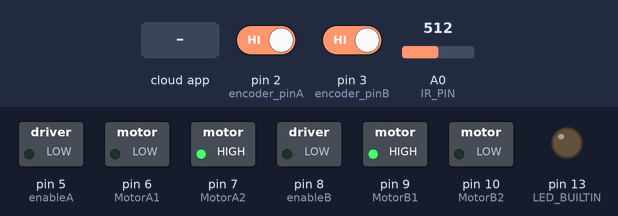
Bench run of a sketch on a simulated Arduino Mega 2560, built with avr-gcc and run on an emulated ATmega2560. Shown: switched loads named in the sketch (green lamp = pin HIGH), output pins drawn as LEDs (lit = HIGH). Inputs (shaded band) come from the test bench; at power-on: pin 2 (encoder_pinA) HIGH, pin 3 (encoder_pinB) HIGH, A0 (IR_PIN) = 512. The ROS host is connected and sends only what is stated.

Above: at 1.2 s.
1.3 s: the phone or cloud app sets set_left_speed to 0
At 1.9 s:
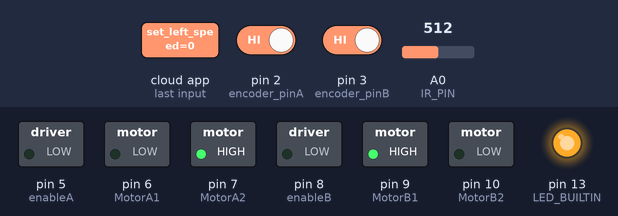
2.8 s: the phone or cloud app sets set_right_speed to 45
At 3.3 s:
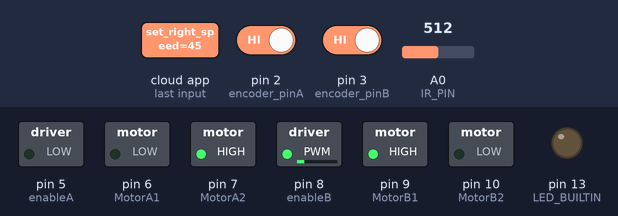
4.3 s: the phone or cloud app sets set_left_speed to 45
At 4.7 s:
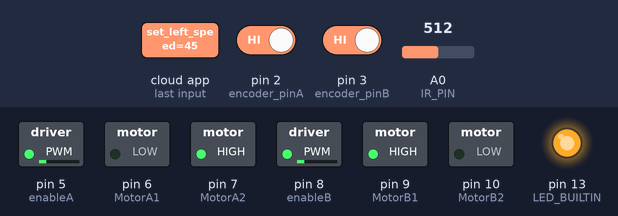
5.8 s: the phone or cloud app sets set_right_speed to 0
At 6.1 s:
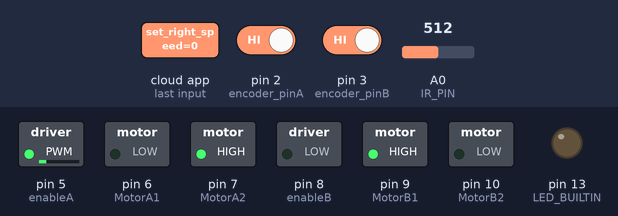
7.3 s: the phone or cloud app sets set_left_speed to 90
At 8.0 s:
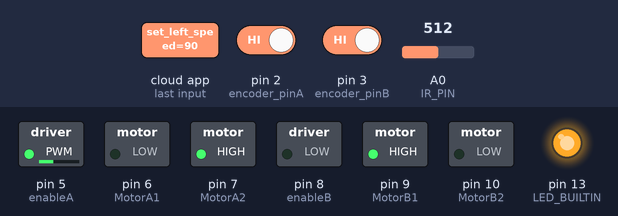
8.8 s: the phone or cloud app sets set_right_speed to 90
At 9.4 s:
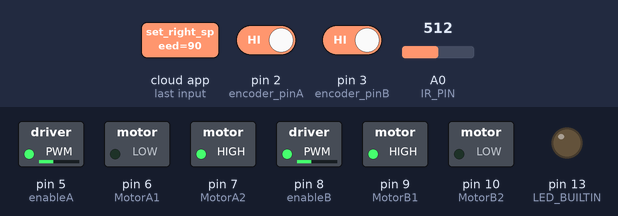
Timing chart, 0 to 11.3 s (numbered marks = the images above; inputs shaded):
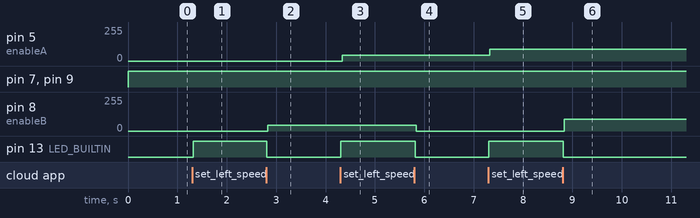

The sketch:

final_code.ino
```cpp
//Name: robot_firmware

//Author: Lentin Joseph

//ROS Arduino code publishing sensor data and subscribing to motor commands


#include <ros.h>
#include <std_msgs/Int32.h>
#include <std_msgs/Bool.h>

#include <std_msgs/Float32.h>


////////////////////////////////////////////////////////////////////////////////
//Motor, Encoder and IR sensor pin definition

int encoder_pinA = 2;
int encoder_pinB = 3;

volatile int pulses1 = 0;
volatile int pulses2 = 0;

#define IR_PIN A0

//Motor A
int enableA = 5;
int MotorA1 = 6;
int MotorA2 = 7;

//Motor B
int enableB = 8;
int MotorB1 = 9;
int MotorB2 = 10;

/////////////////////////////////////////////////////////////////////////////////////

//ROS Node handle
ros::NodeHandle  nh;
//Left and right speed
int r_speed = 0, l_speed = 0;

//Direction flag for encoder
int left_direction = 1;
int right_direction = 1;


/////////////////////////////////////////////////////////////////////////////////////////////////////////

void left_speed_cb(const std_msgs::Int32& msg)  // cmd_vel callback function definition
{

   digitalWrite(LED_BUILTIN, HIGH-digitalRead(LED_BUILTIN));   // blink the led
   l_speed = msg.data;

}


void right_speed_cb(const std_msgs::Int32& msg)  // cmd_vel callback function definition
{
   digitalWrite(LED_BUILTIN, HIGH-digitalRead(LED_BUILTIN));   // blink the led
   r_speed = msg.data;

}

void reset_cb(const std_msgs::Bool& msg)
{

    l_speed = 0;
    r_speed = 0;

    pulses1 = 0;
    pulses2 = 0;


}

////////////////////////////////////////////////////////////////////////////////////////////////
//Mapping function one range to another range

float mapFloat(float value, float fromLow, float fromHigh, float toLow, float toHigh) {
  return (value - fromLow) * (toHigh - toLow) / (fromHigh - fromLow) + toLow;
}


////////////////////////////////////////////////////////////////////////////////////////////////
//Publisher for Left and Right encoder

std_msgs::Int32 l_encoder_msg;
ros::Publisher l_enc_pub("left_ticks", &l_encoder_msg);

std_msgs::Int32 r_encoder_msg;
ros::Publisher r_enc_pub("right_ticks", &r_encoder_msg);

//Sharp distance publisher

std_msgs::Float32 sharp_msg;
ros::Publisher sharp_distance_pub("obstacle_distance", &sharp_msg);

//Subscribers for left and right speed

ros::Subscriber<std_msgs::Int32> left_speed_sub("set_left_speed",&left_speed_cb);  // creation of subscriber object sub for recieving the cmd_vel
ros::Subscriber<std_msgs::Int32> right_speed_sub("set_right_speed",&right_speed_cb);  // creation of subscriber object sub for recieving the cmd_vel
ros::Subscriber<std_msgs::Bool> reset_sub("reset",&reset_cb);  // creation of subscriber object sub for recieving the cmd_vel


////////////////////////////////////////////////////////////////////////////////////////////////


// The value will quickly become too large for an int to store
unsigned long previousMillis = 0;

// Loop frequency: 100 ms
const long interval = 50;


//////////////////////////////////////////////////////////////////////////////////////////////////////
//ISR for two encoders

void counter1(){

        pulses1 = pulses1 + left_direction;

}

void counter2(){

        pulses2 = pulses2 + right_direction;

}

/////////////////////////////////////////////////////////////////////////////////////////////////////////////////////
//Setting encoder pins as interrupts

void setup_wheelencoder()
{

   pinMode(encoder_pinA, INPUT);
   attachInterrupt(digitalPinToInterrupt (encoder_pinA), counter1, RISING);
   pulses1 = 0;
   pinMode(encoder_pinB, INPUT);
   attachInterrupt(digitalPinToInterrupt (encoder_pinB), counter2, RISING);
   pulses2 = 0;

}

////////////////////////////////////////////////////////////////////////////////////////////////////////////////////////
//Read IR values and publish

void update_IR()
{

  float volts = analogRead(IR_PIN)*0.0048828125;  // value from sensor * (5/1024)
  float distance = 13*pow(volts, -1); // worked out from datasheet graph

  sharp_msg.data = distance;
  sharp_distance_pub.publish(&sharp_msg);

}

////////////////////////////////////////////////////////////////////////////////////////////////////////////////////////

void update_Motor()
{

  //If left speed is greater than zero
  if(l_speed >= 0)
  {
    digitalWrite (MotorA1, LOW);
    digitalWrite (MotorA2, HIGH);

    analogWrite(enableA,abs(l_speed));

    left_direction = 1;

  }
  else
  {

    digitalWrite (MotorA1, HIGH);
    digitalWrite (MotorA2, LOW);

    analogWrite(enableA,abs(l_speed));

    left_direction = -1;


  }

  if(r_speed >= 0)
  {

    digitalWrite (MotorB1, HIGH);
    digitalWrite (MotorB2, LOW);
    analogWrite(enableB,abs(r_speed));

    right_direction = 1;


  }
  else
  {

    digitalWrite (MotorB1, LOW);
    digitalWrite (MotorB2, HIGH);
    analogWrite(enableB,abs(r_speed));

    right_direction = -1;


  }


}

void setup()
{
  //Setting Serial1 and bluetooth as default serial port for communication via Bluetooth

  nh.getHardware()->setPort(&Serial1);
  nh.getHardware()->setBaud(9600);

  pinMode (enableA, OUTPUT);
  pinMode (MotorA1, OUTPUT);
  pinMode (MotorA2, OUTPUT);

  pinMode (enableB, OUTPUT);
  pinMode (MotorB1, OUTPUT);
  pinMode (MotorB2, OUTPUT);

  pinMode(LED_BUILTIN, OUTPUT);

  //Setup wheel encoders
  setup_wheelencoder();

  //Initialize ROS node
  nh.initNode();

  //Setup publisher
  nh.advertise(l_enc_pub);
  nh.advertise(r_enc_pub);
  nh.advertise(sharp_distance_pub);

  //Setup subscriber
  nh.subscribe(left_speed_sub);
  nh.subscribe(right_speed_sub);
  nh.subscribe(reset_sub);

}

void loop()
{

  unsigned long currentMillis = millis();

  if (currentMillis - previousMillis >= interval)
  {
    previousMillis = currentMillis;

    l_encoder_msg.data = pulses1;
    r_encoder_msg.data = pulses2;

    l_enc_pub.publish(&l_encoder_msg);
    r_enc_pub.publish(&r_encoder_msg);

    update_IR();

  }

  update_Motor();
  nh.spinOnce();

  delay(20);
}
```

Measured:
- after the input at 1.3 s, pin 13 (LED_BUILTIN): LOW → HIGH at once
- after the input at 2.8 s, pin 8 (enableB): 0/255 → 45/255 at once; pin 13 (LED_BUILTIN): HIGH → LOW at once
- after the input at 4.3 s, pin 5 (enableA): 0/255 → 45/255 at once; pin 13 (LED_BUILTIN): LOW → HIGH at once
- after the input at 5.8 s, pin 8 (enableB): 45/255 → 0/255 at once; pin 13 (LED_BUILTIN): HIGH → LOW at once
- after the input at 7.3 s, pin 5 (enableA): 45/255 → 90/255 at once; pin 13 (LED_BUILTIN): LOW → HIGH at once
- after the input at 8.8 s, pin 8 (enableB): 0/255 → 90/255 at once; pin 13 (LED_BUILTIN): HIGH → LOW at once
